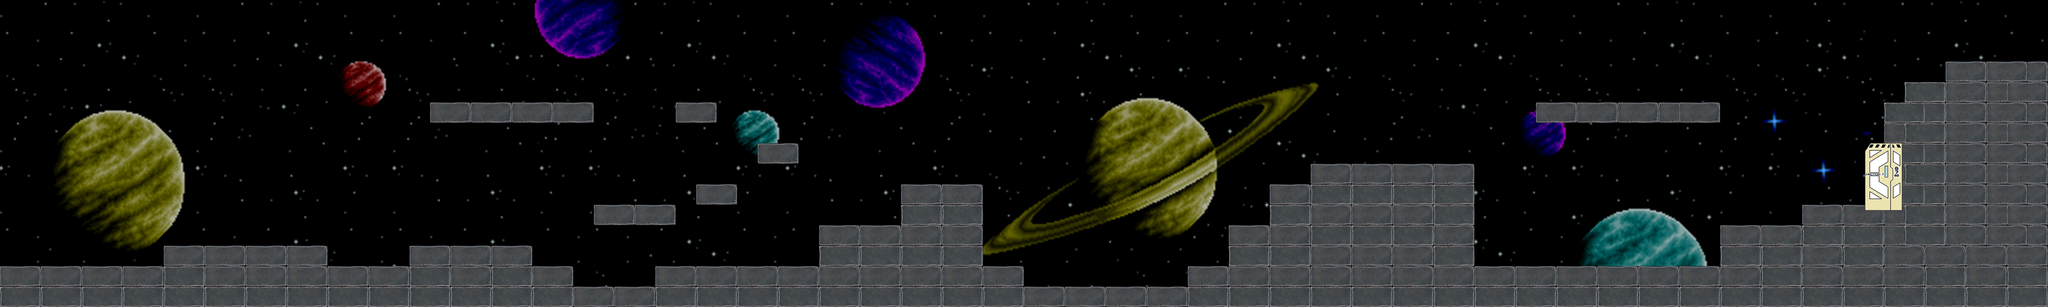

A 2D game scene composited from a Tiled map and its tileset images. What follows is a short description and the map's XML, with each tile layer's data collapsed to a summary:
An orthogonal 100x15 tile map with 50x50 px tiles, 3 tile layers (Слой тайлов 1, Слой тайлов 2, Слой тайлов 3) and 53 objects (23x solid, 10x bonus, 10x solid1, 8x enemy, door, ...).

<map version="1.0" orientation="orthogonal" renderorder="right-down" width="100" height="15" tilewidth="50" tileheight="50" nextobjectid="60">
 <tileset firstgid="1" name="level1" tilewidth="50" tileheight="50" tilecount="1560">
  <image source="images/level1.png" width="5200" height="750" />
 </tileset>
 <layer name="Слой тайлов 1" width="100" height="15">
  <data>[1500 cells, 1500 non-empty, 1177 distinct tile ids]</data>
 </layer>
 <objectgroup name="solid">
  <object id="1" name="solid" x="0" y="652" width="1402" height="102" />
  <object id="2" name="solid" x="402" y="603" width="398" height="61" />
  <object id="3" name="solid" x="1000" y="603" width="300" height="71" />
  <object id="4" name="solid" x="1402" y="703" width="1498" height="47" />
  <object id="5" name="solid" x="1602" y="653" width="898" height="45" />
  <object id="6" name="solid" x="2000" y="554" width="398" height="94" />
  <object id="7" name="solid" x="2200" y="452.667" width="197.333" height="97.3333" />
  <object id="8" name="solid" x="2901.33" y="652.667" width="2114.67" height="98.6667" />
  <object id="9" name="solid" x="3000" y="552.333" width="597.333" height="101.333" />
  <object id="10" name="solid" x="3101.33" y="452.667" width="496" height="100" />
  <object id="11" name="solid" x="3201.33" y="403.333" width="396" height="48" />
  <object id="12" name="solid" x="4201.33" y="552.333" width="398.667" height="98.6667" />
  <object id="13" name="solid" x="4601.33" y="0" width="397.333" height="651" />
  <object id="14" name="solid" x="4401.33" y="502.333" width="198.667" height="48" />
  <object id="15" name="solid" x="4996" y="-1.33333" width="2.66667" height="601.333" />
  <object id="16" name="solid" x="0" y="0" width="2.66667" height="646.667" />
  <object id="17" name="solid" x="4" y="-1.33333" width="4989.33" height="2.66667" />
  <object id="18" name="solid" x="1048" y="251" width="402" height="47" />
  <object id="19" name="solid" x="3752" y="251" width="447" height="47" />
  <object id="29" name="bonus" x="673.333" y="528" width="69" height="69" />
  <object id="31" name="bonus" x="1235.83" y="181.5" width="69" height="69" />
  <object id="32" name="bonus" x="1516.17" y="275.833" width="69" height="69" />
  <object id="33" name="bonus" x="2317.5" y="378.833" width="69" height="69" />
  <object id="34" name="bonus" x="2577.5" y="628.167" width="69" height="69" />
  <object id="35" name="bonus" x="3008.17" y="477.5" width="69" height="69" />
  <object id="36" name="bonus" x="3501.5" y="329.5" width="69" height="69" />
  <object id="37" name="bonus" x="3889.5" y="178.833" width="69" height="69" />
  <object id="38" name="bonus" x="3933.5" y="578.833" width="69" height="69" />
  <object id="39" name="bonus" x="4414.5" y="189.833" width="69" height="69" />
  <object id="42" name="solid" x="1652" y="254" width="95" height="23" />
  <object id="43" name="solid" x="1852.5" y="352.5" width="95" height="45" />
  <object id="44" name="solid" x="1701.5" y="452.5" width="95" height="45" />
  <object id="45" name="solid" x="1451.5" y="502.5" width="195.5" height="45" />
  <object id="46" name="solid1" x="1015" y="81" width="19" height="223" />
  <object id="48" name="solid1" x="1454.5" y="76.5" width="19" height="223" />
  <object id="49" name="solid1" x="973.5" y="413.5" width="19" height="223" />
  <object id="50" name="solid1" x="1403.5" y="462.5" width="4.5" height="223" />
  <object id="51" name="solid1" x="1597" y="464.5" width="2.5" height="223" />
  <object id="52" name="solid1" x="3178.5" y="232.5" width="19" height="223" />
  <object id="53" name="solid1" x="3600.5" y="211.5" width="19" height="223" />
  <object id="54" name="solid1" x="4204.5" y="73.5" width="19" height="223" />
  <object id="55" name="solid1" x="3718.5" y="85.5" width="19" height="223" />
  <object id="58" name="solid1" x="4178.5" y="371.5" width="19" height="223" />
  <object id="59" name="door" x="4573" y="349" width="61" height="163" />
 </objectgroup>
 <objectgroup name="people">
  <object id="21" name="enemy" x="1090.67" y="445.333" width="90" height="152" />
  <object id="23" name="enemy" x="1051" y="100.333" width="90" height="152" />
  <object id="24" name="enemy" x="2060.67" y="397.333" width="90" height="152" />
  <object id="25" name="enemy" x="2714" y="546.667" width="90" height="152" />
  <object id="26" name="enemy" x="3306" y="248" width="90" height="152" />
  <object id="27" name="enemy" x="4058" y="97.3333" width="90" height="152" />
  <object id="28" name="enemy" x="4304" y="396.667" width="90" height="152" />
  <object id="20" name="hero" x="3" y="243" width="75" height="152" />
  <object id="40" name="enemy" x="301" y="496" width="90" height="152" />
 </objectgroup>
 <layer name="Слой тайлов 2" width="100" height="15">
  <data>[1500 cells, 78 non-empty, 4 distinct tile ids]</data>
 </layer>
 <layer name="Слой тайлов 3" width="100" height="15">
  <data>[1500 cells, 8 non-empty, 8 distinct tile ids]</data>
 </layer>
</map>
